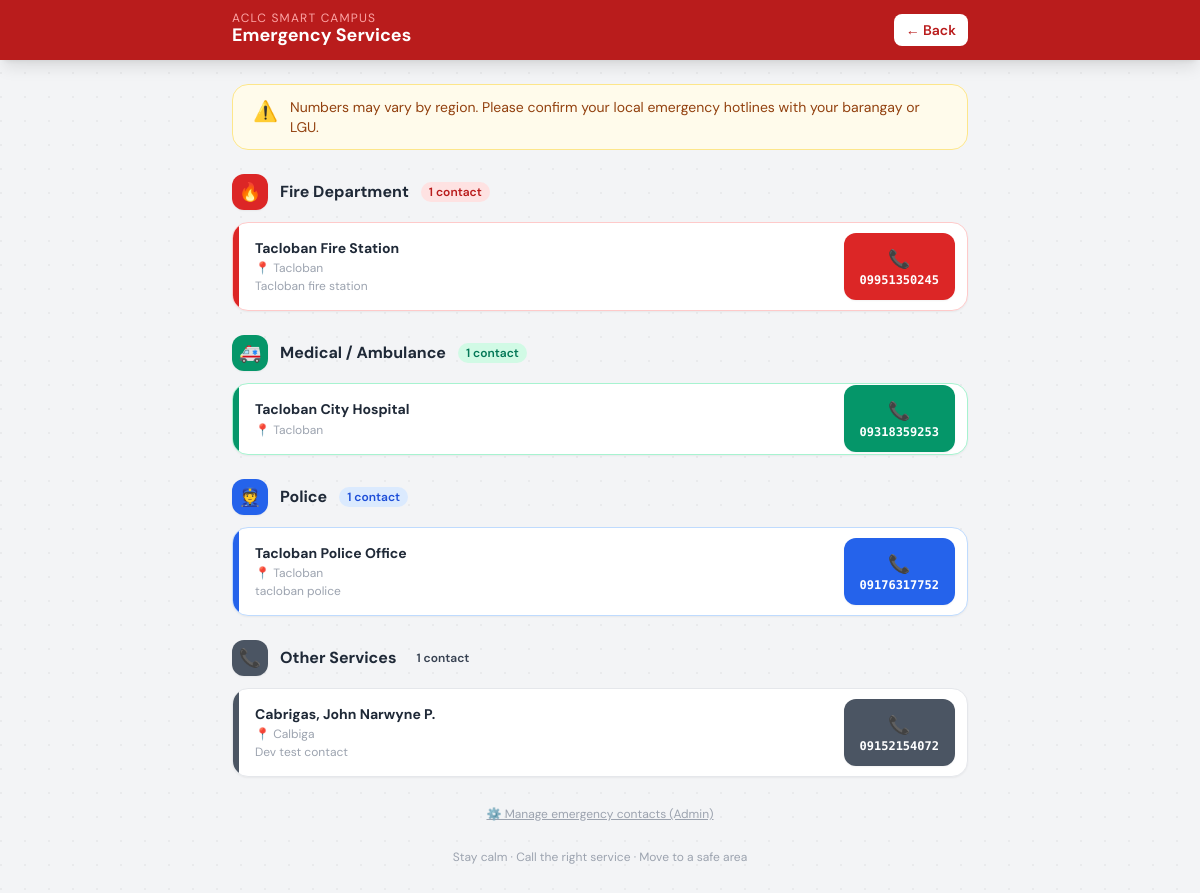
Screenshot of /emergency.php (signed in) with the database file from the repository.
### tables this page shows
CREATE TABLE `emergency_services` (
  `id` int(10) UNSIGNED NOT NULL,
  `category` enum('fire','medical','police','campus','other') NOT NULL,
  `name` varchar(150) NOT NULL,
  `number` varchar(50) NOT NULL,
  `address` varchar(255) DEFAULT NULL,
  `description` varchar(255) DEFAULT NULL,
  `is_active` tinyint(1) NOT NULL DEFAULT 1,
  `sort_order` int(11) NOT NULL DEFAULT 0,
  `created_at` timestamp NOT NULL DEFAULT current_timestamp()
);

### emergency.php (the view, shortened to what this page needs)
<?php
$host   = 'localhost';
$dbname = 'campus_system';
$dbuser = 'root';
$dbpass = '';
$pdo = null;
try {
    $pdo = new PDO("mysql:host=$host;dbname=$dbname;charset=utf8mb4", $dbuser, $dbpass, [
        PDO::ATTR_ERRMODE            => PDO::ERRMODE_EXCEPTION,
        PDO::ATTR_DEFAULT_FETCH_MODE => PDO::FETCH_ASSOC,
    ]);
} catch (PDOException $e) {  }
$grouped = [];
if ($pdo) {
    $rows = $pdo->query("
        SELECT * FROM emergency_services
        WHERE is_active = 1
        ORDER BY category, sort_order, id
    ")->fetchAll();
    foreach ($rows as $row) {
        $grouped[$row['category']][] = $row;
    }
}
$categoryMeta = [
    'fire'    => ['label'=>'Fire Department',   'icon'=>'🔥', 'bg'=>'bg-red-600',    'light'=>'bg-red-50',   'border'=>'border-red-200',  'badge'=>'bg-red-100 text-red-700',   'ring'=>'ring-red-400'],
    'medical' => ['label'=>'Medical / Ambulance','icon'=>'🚑', 'bg'=>'bg-emerald-600','light'=>'bg-emerald-50','border'=>'border-emerald-200','badge'=>'bg-emerald-100 text-emerald-700','ring'=>'ring-emerald-400'],
    'police'  => ['label'=>'Police',            'icon'=>'👮', 'bg'=>'bg-blue-600',   'light'=>'bg-blue-50',  'border'=>'border-blue-200',  'badge'=>'bg-blue-100 text-blue-700', 'ring'=>'ring-blue-400'],
    'campus'  => ['label'=>'Campus Services',   'icon'=>'🏫', 'bg'=>'bg-amber-500',  'light'=>'bg-amber-50', 'border'=>'border-amber-200', 'badge'=>'bg-amber-100 text-amber-700','ring'=>'ring-amber-400'],
    'other'   => ['label'=>'Other Services',    'icon'=>'📞', 'bg'=>'bg-gray-600',   'light'=>'bg-gray-50',  'border'=>'border-gray-200',  'badge'=>'bg-gray-100 text-gray-700', 'ring'=>'ring-gray-400'],
];
?>
<!DOCTYPE html>
<html lang="en">
<head>
  <script src="https://cdn.tailwindcss.com"></script>
</head>
<body class="min-h-screen">
<nav class="bg-red-700 text-white sticky top-0 z-40 shadow-lg">
  <div class="max-w-3xl mx-auto px-4 py-3 flex items-center justify-between">
    <div>
      <span class="text-xs text-red-300 uppercase tracking-widest block leading-none">ACLC Smart Campus</span>
      <span class="font-bold text-lg leading-tight">Emergency Services</span>
    </div>
    <a href="dashboard.php"
       class="bg-white text-red-700 hover:bg-red-50 px-3 py-1.5 rounded-lg text-sm font-semibold transition">
      ← Back
    </a>
  </div>
</nav>
<div class="max-w-3xl mx-auto px-4 py-6 space-y-6">
  <div class="anim bg-amber-50 border border-amber-200 rounded-2xl px-5 py-3 flex gap-3 items-start text-sm text-amber-800"
       style="animation-delay:0.1s">
    <span class="text-xl shrink-0">⚠️</span>
    <p>Numbers may vary by region. Please confirm your local emergency hotlines with your barangay or LGU.</p>
  </div>
  <?php
  $delay = 0.15;
  foreach ($grouped as $category => $services):
    $meta = $categoryMeta[$category] ?? $categoryMeta['other'];
  ?>
  <div class="anim" style="animation-delay:<?= $delay ?>s">
    <div class="flex items-center gap-3 mb-3">
      <div class="<?= $meta['bg'] ?> text-white rounded-xl w-9 h-9 flex items-center justify-center text-lg shadow-sm shrink-0">
        <?= $meta['icon'] ?>
      </div>
      <h3 class="font-bold text-gray-800 text-base"><?= $meta['label'] ?></h3>
      <span class="text-xs <?= $meta['badge'] ?> px-2 py-0.5 rounded-full font-semibold"><?= count($services) ?> contact<?= count($services) > 1 ? 's' : '' ?></span>
    </div>
    <div class="space-y-3">
      <?php foreach ($services as $svc): ?>
      <div class="bg-white rounded-2xl shadow-sm border <?= $meta['border'] ?> overflow-hidden flex items-stretch">
        <div class="<?= $meta['bg'] ?> w-1.5 shrink-0"></div>
        <div class="flex-1 px-4 py-4 min-w-0">
          <p class="font-bold text-gray-800 text-sm leading-snug">
            <?= htmlspecialchars($svc['name']) ?>
          </p>
          <?php if (!empty($svc['address'])): ?>
          <p class="text-xs text-gray-400 mt-0.5">📍 <?= htmlspecialchars($svc['address']) ?></p>
          <?php endif; ?>
          <?php if (!empty($svc['description'])): ?>
          <p class="text-xs text-gray-400 mt-0.5"><?= htmlspecialchars($svc['description']) ?></p>
          <?php endif; ?>
        </div>
        <div class="flex items-center px-3 shrink-0">
          <a href="tel:<?= preg_replace('/[^0-9+]/', '', $svc['number']) ?>"
             class="call-btn <?= $meta['bg'] ?> hover:opacity-90 text-white rounded-xl px-4 py-3 text-center min-w-[72px] shadow-sm">
            <div class="text-lg">📞</div>
            <div class="mono text-xs font-bold leading-tight whitespace-nowrap"><?= htmlspecialchars($svc['number']) ?></div>
          </a>
        </div>
      </div>
      <?php endforeach; ?>
    </div>
  </div>
  <?php $delay += 0.07; endforeach; ?>
  <?php if (isset($_SESSION['role']) && $_SESSION['role'] === 'admin'): ?>
  <div class="anim text-center" style="animation-delay:<?= $delay ?>s">
    <a href="admin.php"
       class="inline-block text-xs text-gray-400 hover:text-red-600 underline transition">
      ⚙️ Manage emergency contacts (Admin)
    </a>
  </div>
  <?php endif; ?>
  <p class="text-center text-xs text-gray-400 pb-4 anim" style="animation-delay:<?= $delay + 0.05 ?>s">
    Stay calm · Call the right service · Move to a safe area
  </p>
</div>
</body>
</html>

### emergency.php (style rules this page uses)
body { font-family: 'DM Sans', sans-serif; }
.mono { font-family: 'DM Mono', monospace; }
.anim { animation: fadeUp 0.4s ease both; }
body { background-color: #f3f4f6; background-image: radial-gradient(circle at 1px 1px, rgba(0,0,0,0.04) 1px, transparent 0); background-size: 24px 24px; }
.call-btn { transition: transform 0.1s ease, box-shadow 0.15s ease; }

### rows the page displays
emergency_services: name "Tacloban Fire Station", address "Tacloban", description "Tacloban fire station", number "09951350245"
emergency_services: name "Tacloban City Hospital", address "Tacloban", number "09318359253"
emergency_services: name "Tacloban Police Office", address "Tacloban", description "tacloban police", number "09176317752"
emergency_services: name "Cabrigas, John Narwyne P.", address "Calbiga", description "Dev test contact", number "09152154072"

### other values shown
$meta['icon'] "🔥"
$meta['label'] "Fire Department"
count($services) "1"
$meta['icon'] "🚑"
$meta['label'] "Medical / Ambulance"
$meta['icon'] "👮"
$meta['label'] "Police"
$meta['icon'] "📞"
$meta['label'] "Other Services"
